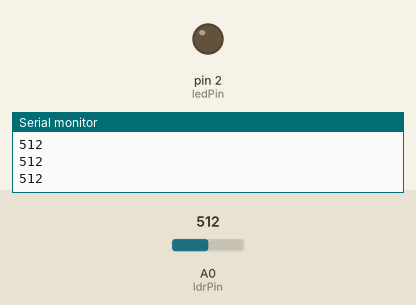
This sketch was run on a simulated Arduino Uno, built with avr-gcc and run on an emulated ATmega328P. Shown: output pins drawn as LEDs (lit = HIGH), the last lines printed to the serial monitor. Inputs (shaded band) come from the test bench; at power-on: A0 (ldrPin) = 512.

Above: at 1.2 s.
1.3 s: A0 (ldrPin) set to 313
2.8 s: A0 (ldrPin) set to 290
At 3.1 s:
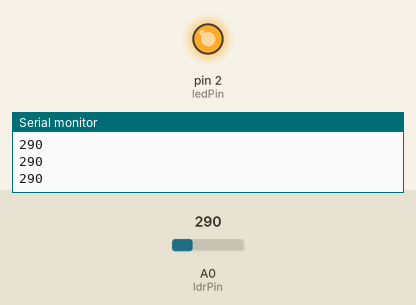
4.3 s: A0 (ldrPin) set to 306
At 5.4 s:
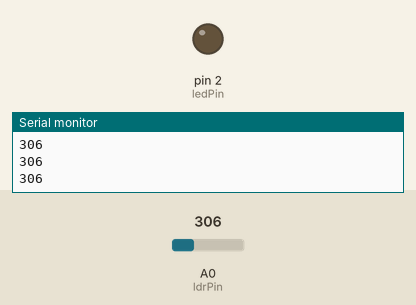
5.8 s: A0 (ldrPin) set to 122
At 6.6 s:
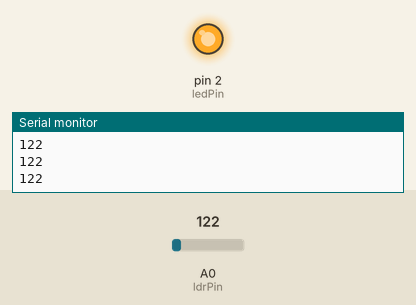
Timing chart, 0 to 8.3 s (numbered marks = the images above; inputs shaded):
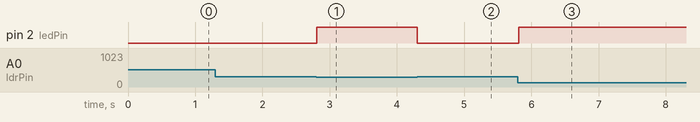

The sketch:

smart_street_light.ino
```cpp
const int ledPin=2;
const int ldrPin=A0;

void setup() {
  // put your setup code here, to run once:
  Serial.begin(9600);
  pinMode(ledPin,OUTPUT);
  pinMode(ldrPin,INPUT);
  }

void loop() {
  // put your main code here, to run repeatedly:
   int ldrStatus=analogRead(ldrPin);
   Serial.println(ldrStatus);

   if (ldrStatus <=300){
    digitalWrite(ledPin,HIGH);
   }
   else{
    digitalWrite(ledPin,LOW);
   }
}
```

Measured:
- the behaviour switches between 301 and 300 on A0 (ldrPin) (found by bisection; images 0 and 1)
- after the input at 2.8 s, pin 2 (ledPin): LOW → HIGH at once
- after the input at 4.3 s, pin 2 (ledPin): HIGH → LOW at once
- after the input at 5.8 s, pin 2 (ledPin): LOW → HIGH at once
